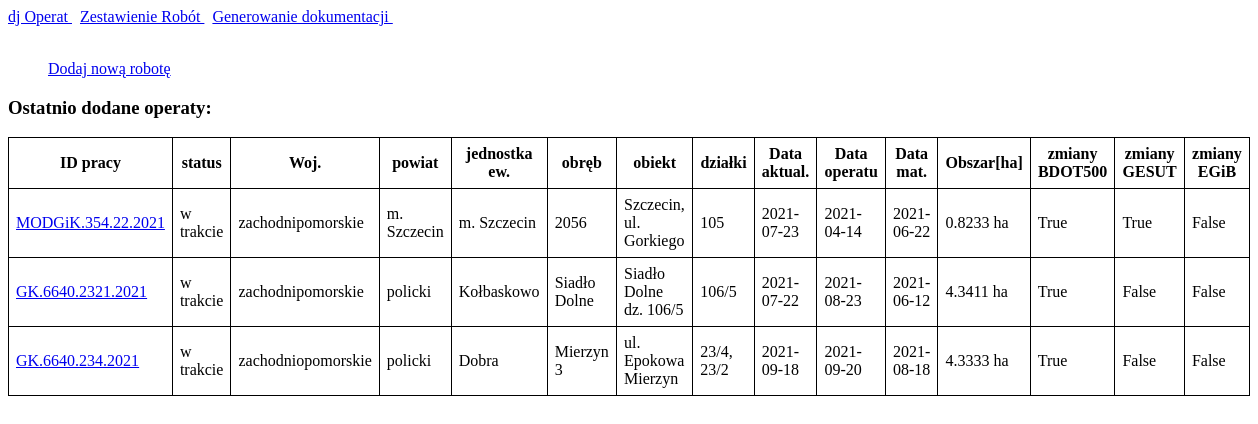
Before: / with the older database file.
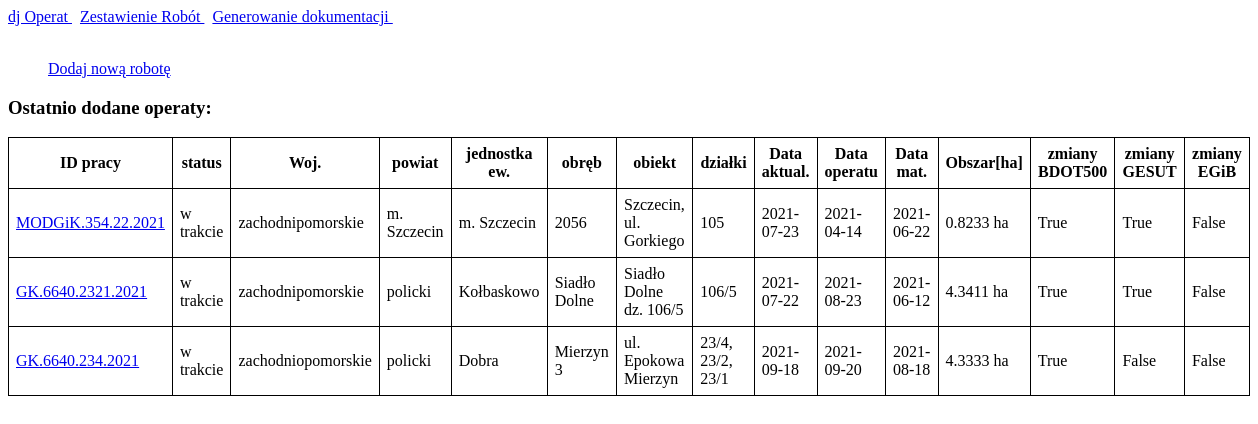
After: the same page with the newer database file.
### operat/models.py (models this page shows, shortened)
class Robota(models.Model):
    idpracy=models.CharField(max_length=25, null=True, default='XX.6640.XXXX.RRRR')
    wojew=models.CharField(max_length=50, null=True, default='zachodniopomorskie')
    powiat=models.CharField(max_length=50, null=True)
    jew=models.CharField(max_length=50, null=True)
    obr=models.CharField(max_length=50, null=True)
    obiekt=models.CharField(max_length=100, null=True)
    dzialki=models.CharField(max_length=50, null=True)
    data_aktu=models.CharField(max_length=10, null=True, default='RRRR-MM-DD')
    data_mat=models.CharField(max_length=10, null=True, default='RRRR-MM-DD')
    zmianaBDOT=models.BooleanField(default=False, null=True)
    zmianaGESUT=models.BooleanField(default=False, null=True)
    zmianaEGIB=models.BooleanField(default=False, null=True)
    data_operat=models.CharField(max_length=10, null=True)
    obszar=models.CharField(max_length=50, null=True)
    status=models.CharField(max_length=10, null=True, default='w trakcie')

### operat/views.py (the view)
# urls.py: path('', index, name="index"),
def index(request):
    listaRobot = Robota.objects.order_by('data_operat')[:5]
    context={
        "listaRobot": listaRobot,
    }
    return render(request, 'operat/index.html', context)

### operat/templates/operat/index.html (shortened to what this page needs)
{% load static %}
<!DOCTYPE html>
<html lang="en">
<head>
    <link rel="stylesheet" href="{% static 'operat/styles/styles.css' %}"/>
</head>
<body>
<nav>
    <a href="/" >dj Operat </a>  &nbsp
    <a href="/zestawienie" > Zestawienie Robót </a> &nbsp
    <a href="/generowanie" > Generowanie dokumentacji </a> &nbsp
</nav>
<BR>
<main>
    <ul><a href="/nowa">Dodaj nową robotę</a></ul>
    <H3>Ostatnio dodane operaty:</H3>
    {% if listaRobot %}
        <table border: '1 pix solid black'>
        <tr><th>ID pracy</th><th>status</th><th>Woj.</th><th>powiat</th>
        <th>jednostka ew.</th><th>obręb</th><th>obiekt</th><th>działki</th>
        <th>Data aktual.</th><th>Data operatu</th><th>Data mat.</th><th>Obszar[ha]</th>
        <th>zmiany BDOT500</th><th>zmiany GESUT</th><th>zmiany EGiB</th>
        </tr>
        {% for lista in listaRobot %}
            <tr>
                <td><a href="/{{lista.id}}">{{ lista.idpracy }}</a></td>
                <td>{{lista.status}}</td>
                <td>{{lista.wojew}}</td>
                <td>{{lista.powiat}}</td>
                <td>{{lista.jew}}</td>
                <td>{{lista.obr}}</td>
                <td>{{lista.obiekt}}</td>
                <td>{{lista.dzialki}}</td>
                <td>{{lista.data_aktu}}</td>
                <td>{{lista.data_operat}}</td>
                <td>{{lista.data_mat}}</td>
                <td>{{lista.obszar}}</td>
                <td>{{lista.zmianaBDOT}}</td>
                <td>{{lista.zmianaGESUT}}</td>
                <td>{{lista.zmianaEGIB}}</td>
            </tr>
        {% endfor %}
        </table>
    {% else %}
        <p>Brak prac geodezyjnych.</p>
    {% endif %}
</main>
</body>
</html>

Changed rows visible on the page:
changed Robota "GK.6640.2321.2021": zmianaGESUT "False" → "True"
changed Robota "GK.6640.234.2021": dzialki "23/4, 23/2" → "23/4, 23/2, 23/1"
